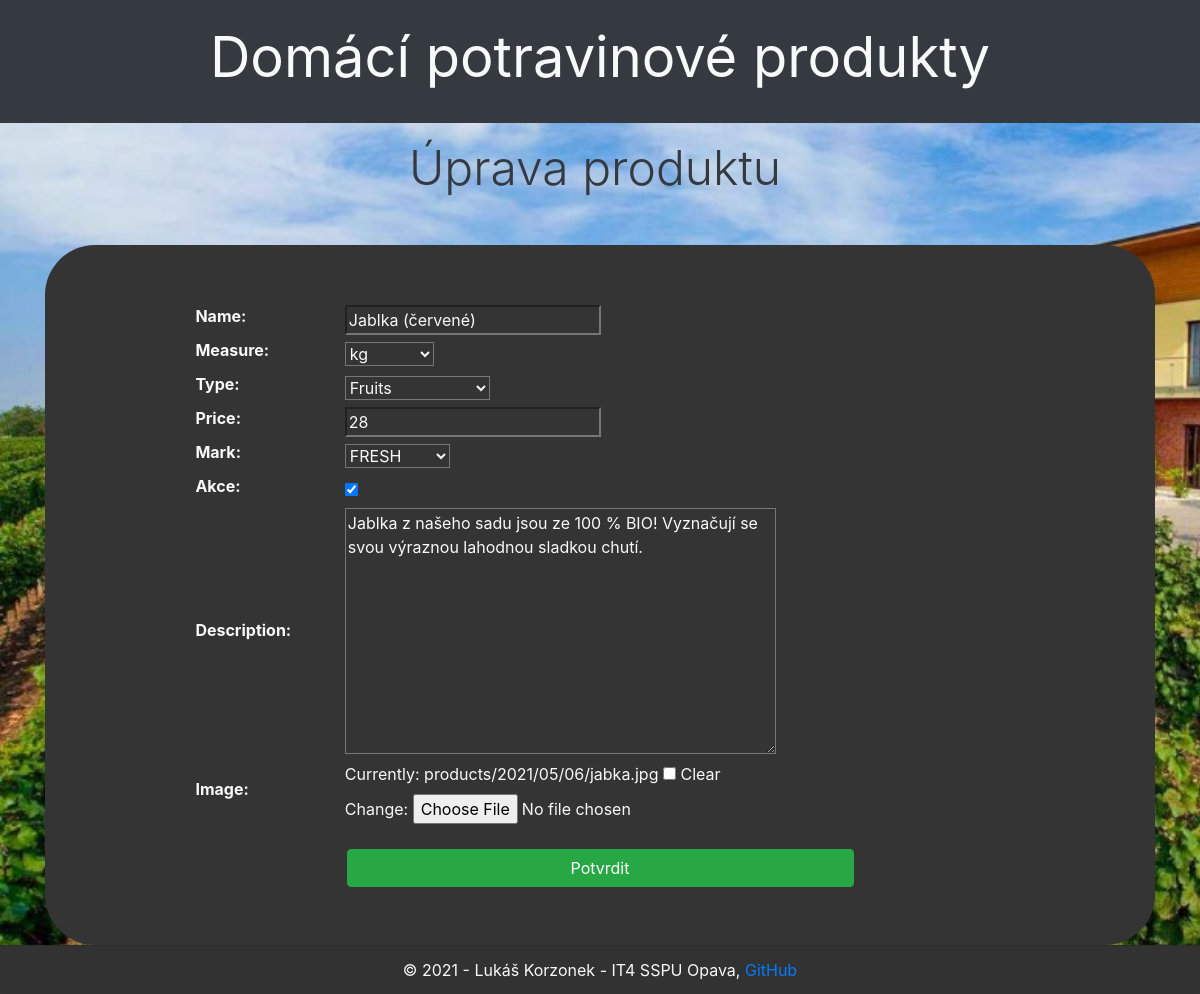
Page /products/product/5/update/ on the committed database.
### products/models.py (models this page shows, shortened)
class Product(models.Model):
    name = models.CharField(max_length=100)
    measure = models.ForeignKey(Measure,on_delete=models.CASCADE)
    type = models.ForeignKey(Type,on_delete=models.CASCADE)
    price = models.PositiveIntegerField()
    mark = models.ForeignKey(Mark,on_delete=models.CASCADE)
    akce = models.BooleanField(default=False)
    description = models.TextField(null=True)
    img = models.ImageField(upload_to='products/%Y/%m/%d', blank=True, null=True, verbose_name='Image')
    class Meta:
        ordering = ["type", "name", "price", "akce"]

class Type(models.Model):
    type= models.CharField(unique=True, max_length=50, help_text='Enter a product type (e. g. fruits)')
    def __str__(self):
        return self.type

class Mark(models.Model):
    mark = models.CharField(unique=True, max_length=50, help_text='Enter a mark (e. g. fresh)')
    def __str__(self):
        return self.mark

### products/views.py (the view)
# urls.py: path('product/<int:pk>/update/', views.ProductUpdate.as_view(), name='product-update'),
class ProductUpdate(UpdateView):
    model = Product
    fields = ['name', 'measure', 'type', 'price', 'mark', 'akce', 'description', 'img']
    extra_context = {
        'title': 'Úprava produktu',
    }

### products/models.py (called while the page is built)
    def __str__(self):
        return self.unit

### products/templates/products/product_form.html (shortened to what this page needs)
{% extends "base.html" %}
{% block content %}
<form action="" method="post" enctype="multipart/form-data">
    <div class="info round">
        <div class="p-5">
        <table>
            {{ form.as_table }}
        </table>
            <br>
        <input class="btn btn-success center" type="submit" value="Potvrdit">
        </div>
    </div>
</form>
{% endblock %}

### products/static/css/style.css (style rules this page uses)
:root { --light: #f9f9f9; --dark: #343434; }
body { min-height: 100vh; display: flex; flex-direction: column; background: url(background.jpg); background-position: left top; background-repeat: no-repeat; background-size: cover; }
table { background-color: var(--dark) !important; color: var(--light) !important; }
tbody * { background-color: var(--dark) !important; color: var(--light) !important; text-decoration: inherit; }
table { width: 80% !important; margin-left: auto!important; margin-right: auto!important; border-bottom: none !important; }
.info { overflow: hidden; background-color: var(--dark) !important; color: var(--light) !important; }
.info div { margin-top: 10px; margin-bottom: 10px; }
.center { display: block; margin-left: auto; margin-right: auto; width: 50%; }
.round { border-radius: 50px; }

### rows in the picture
Product: name "Jablka (červené)", measure "kg", price "28", akce "☑", description "Jablka z našeho sadu jsou ze 100 % BIO! Vyznačují se svou výraznou lahodnou sladkou chutí."
Type: type "Fruits"
Mark: mark "FRESH"

### other values in the picture
{{ title }} "Úprava produktu"
